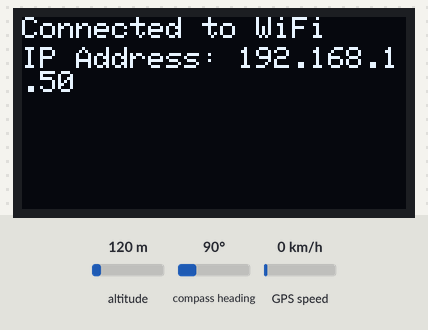
A sketch run on a simulated ESP8266 (NodeMCU). Shown: 128×64 one-colour display. Inputs (shaded band) come from the test bench; at power-on: altitude 120 m, compass heading 90°, GPS speed 0 km/h. WiFi joins after 1.5 s; servers stay silent unless stated; the GPS gets a fix after 3 s at 37.7749, -122.4194 with 8 satellites; what the sketch prints to the serial monitor is not drawn.

Above: at 2.1 s.
At 4.1 s:
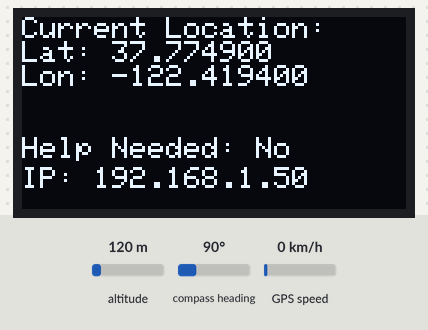

The sketch:

womensaftey.ino
```cpp
#include <Wire.h>
#include <Adafruit_SSD1306.h>
#include <Adafruit_GFX.h>
#include <ESP8266WiFi.h>
#include <ESPAsyncWebServer.h>
#include <TinyGPS++.h>

// OLED I2C address, usually 0x3C or 0x3D
#define OLED_ADDRESS 0x3C  // I2C address of the OLED display
#define OLED_RESET    -1
#define SCREEN_WIDTH  128  // OLED display width in pixels
#define SCREEN_HEIGHT 64  // OLED display height in pixels

// Pin for GPS (Use HardwareSerial on ESP8266)
#define GPS_RX_PIN 3  // RX pin
#define GPS_TX_PIN 1  // TX pin (this is optional if you're not using TX from GPS)
#define BUTTON_PIN 12  // Pin D6 corresponds to GPIO12 on the ESP8266

Adafruit_SSD1306 display(SCREEN_WIDTH, SCREEN_HEIGHT, &Wire, OLED_RESET);
TinyGPSPlus gps;  // Initialize GPS object

// Use hardware serial (Serial1) for GPS communication
HardwareSerial& ss = Serial1; // ESP8266 has Serial1 for hardware serial

const char* ssid = "women";  // Replace with your WiFi credentials
const char* password = "12345678";  // Replace with your WiFi password

AsyncWebServer server(80);

// Global variables to hold latitude, longitude, and help status
String lat = "";
String lon = "";
bool helpNeeded = false;

void setup() {
  Serial.begin(115200);  // Start serial monitor for debugging
  ss.begin(9600);        // Start GPS serial connection (on Serial1)

  pinMode(BUTTON_PIN, INPUT_PULLUP);  // Set button pin as input with pull-up resistor

  // Initialize OLED display
  if (!display.begin(SSD1306_SWITCHCAPVCC, OLED_ADDRESS)) {  // Check if OLED initialization is successful
    Serial.println(F("SSD1306 allocation failed"));
    for (;;);  // Loop forever if initialization fails
  }

  display.clearDisplay();  // Clear the buffer
  display.setTextSize(1);  // Normal text size
  display.setTextColor(SSD1306_WHITE);  // Set text color to white

  // Connect to WiFi
  WiFi.begin(ssid, password);
  while (WiFi.status() != WL_CONNECTED) {
    delay(1000);
    Serial.println("Connecting to WiFi...");
  }

  // Display WiFi IP address on OLED
  display.clearDisplay();
  display.setTextSize(1);
  display.setCursor(0, 0);
  display.print("Connected to WiFi");
  display.setCursor(0, 10);
  display.print("IP Address: ");
  display.println(WiFi.localIP());  // Display the IP address
  display.display();
  delay(2000);  // Wait for 2 seconds to let the user read the WiFi status

  // Web server to serve the GPS info and handle button press
  server.on("/", HTTP_GET, [](AsyncWebServerRequest *request) {
    // Fetch the latest GPS coordinates
    if (gps.location.isUpdated()) {
      lat = String(gps.location.lat(), 6);  // Get latitude (6 decimal places)
      lon = String(gps.location.lng(), 6);  // Get longitude (6 decimal places)
    }

    String webpage = R"rawliteral(
    <!DOCTYPE html>
    <html>
      <head>
        <title>Women Safety</title>
        <style>
          body {
            font-family: Arial, sans-serif;
            color: #333;
            text-align: center;
            margin: 0;
            padding: 0;
            height: 100vh;
            background-image: url('https://www.tatahitachi.co.in/wp-content/uploads/2019/07/blog03-content-img-03.gif');
            background-size: cover;
            background-position: center;
            background-repeat: no-repeat;
            overflow: hidden;
          }

          .overlay {
            position: absolute;
            top: 0;
            left: 0;
            width: 100%;
            height: 100%;
            background-color: rgba(0, 0, 0, 0.5);
            z-index: -1;
          }

          h1 {
            color: #fff;
            font-size: 2em;
            margin-top: 20px;
          }

          .coordinates {
            font-size: 1.5em;
            margin-top: 20px;
            padding: 10px;
            background-color: rgba(224, 247, 250, 0.8);
            border-radius: 5px;
            margin-bottom: 20px;
          }

          .button {
            background-color: #4CAF50;
            color: white;
            padding: 10px 20px;
            margin-top: 20px;
            border: none;
            border-radius: 5px;
            cursor: pointer;
            width: 90%;
            max-width: 250px;
          }

          .button:hover {
            background-color: #45a049;
          }

          .error {
            color: red;
            font-size: 18px;
          }

          .container {
            text-align: center;
            padding: 20px;
          }

          @media (max-width: 600px) {
            h1 {
              font-size: 1.5em;
            }

            .coordinates {
              font-size: 1.2em;
            }

            .button {
              font-size: 1.2em;
            }
          }
        </style>
      </head>
      <body>
        <div class="overlay"></div>
        <h1>Women Safety</h1>
        <div class="coordinates">
          <p>Latitude: %LAT%</p>
          <p>Longitude: %LON%</p>
          <p>Help Needed: %HELP_STATUS%</p>
        </div>
        <div class="container">
          <a href="https://www.google.com/maps?q=%LAT%,%LON%" target="_blank">
            <button class="button">Open Map</button>
          </a>
          <a href="https://www.google.com/maps/dir/?api=1&destination=%LAT%,%LON%" target="_blank">
            <button class="button">Get Directions</button>
          </a>
          <a href="mailto:?subject=Location%20from%20ESP8266&body=Check%20out%20this%20location%20on%20Google%20Maps:%20https://www.google.com/maps?q=%LAT%,%LON%" target="_blank">
            <button class="button">Share Location</button>
          </a>
        </div>
        %ERROR_MSG%
        <script>
          // Function to toggle help status instantly
          function toggleHelp() {
            fetch('/toggleHelp')
              .then(response => response.text())
              .then(data => {
                // Update the coordinates and help status dynamically
                document.querySelector('.coordinates').innerHTML = data;
              });
          }

          // Attach the toggle function to button
          document.getElementById("helpButton").addEventListener("click", toggleHelp);
        </script>
      </body>
    </html>
    )rawliteral";

    // Replace placeholders with actual GPS data and help status
    webpage.replace("%LAT%", lat);
    webpage.replace("%LON%", lon);
    webpage.replace("%HELP_STATUS%", helpNeeded ? "Yes" : "No");

    request->send(200, "text/html", webpage);
  });

  // Web server endpoint to toggle the help status instantly when the button is pressed
  server.on("/toggleHelp", HTTP_GET, [](AsyncWebServerRequest *request) {
    // If button pressed, toggle the help status immediately
    if (digitalRead(BUTTON_PIN) == LOW) {  // Button pressed (LOW due to pull-up)
      helpNeeded = !helpNeeded;  // Toggle the help status
    }

    // Send updated help status and GPS coordinates to the page
    String response = "<p>Latitude: " + lat + "</p><p>Longitude: " + lon + "</p><p>Help Needed: " + (helpNeeded ? "Yes" : "No") + "</p>";
    request->send(200, "text/html", response);  // Send updated help status and coordinates to the page
  });

  server.begin();  // Start the web server
}

void loop() {
  // Read GPS data from the GPS serial port
  while (ss.available() > 0) {
    gps.encode(ss.read());
  }

  // Update OLED with current GPS coordinates and help status
  if (gps.location.isUpdated()) {
    lat = String(gps.location.lat(), 6);  // Get latitude (6 decimal places)
    lon = String(gps.location.lng(), 6);  // Get longitude (6 decimal places)
  }

  display.clearDisplay();
  display.setCursor(0, 0);
  display.setTextSize(1);
  display.println(F("Current Location:"));
  display.print("Lat: ");
  display.println(lat);
  display.print("Lon: ");
  display.println(lon);

  // Display help status
  display.setCursor(0, 40);
  display.print("Help Needed: ");
  display.println(helpNeeded ? "Yes" : "No");

  // Display IP address on OLED
  display.setCursor(0, 50);
  display.print("IP: ");
  display.println(WiFi.localIP());

  display.display();  // Refresh the display
  delay(1000);  // Refresh every 1 second
}
```

Measured:
- what the display in image 0 shows lasts 2.0 s, from 2.1 s to 4.1 s
